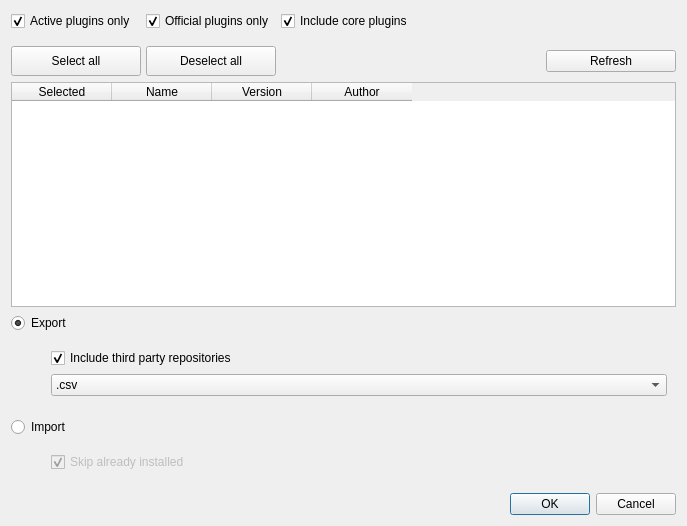
<?xml version="1.0" encoding="UTF-8"?>
<ui version="4.0">
 <class>PluginExporterDialogBase</class>
 <widget class="QDialog" name="PluginExporterDialogBase">
  <property name="geometry">
   <rect>
    <x>0</x>
    <y>0</y>
    <width>687</width>
    <height>526</height>
   </rect>
  </property>
  <property name="windowTitle">
   <string>Plugin Exporter</string>
  </property>
  <layout class="QGridLayout" name="gridLayout_3">
   <item row="3" column="0">
    <widget class="QWidget" name="widget_5" native="true">
     <layout class="QGridLayout" name="gridLayout_6">
      <property name="leftMargin">
       <number>40</number>
      </property>
      <item row="1" column="1">
       <widget class="QComboBox" name="combo_file_format">
        <item>
         <property name="text">
          <string>.csv</string>
         </property>
        </item>
        <item>
         <property name="text">
          <string>.json</string>
         </property>
        </item>
       </widget>
      </item>
      <item row="2" column="1">
       <widget class="QgsFileWidget" name="file_output_export">
        <property name="filter">
         <string>*.csv</string>
        </property>
        <property name="storageMode">
         <enum>QgsFileWidget::SaveFile</enum>
        </property>
       </widget>
      </item>
      <item row="0" column="1">
       <widget class="QCheckBox" name="chk_ext_repos">
        <property name="text">
         <string>Include third party repositories</string>
        </property>
        <property name="checked">
         <bool>true</bool>
        </property>
       </widget>
      </item>
     </layout>
    </widget>
   </item>
   <item row="11" column="0">
    <widget class="QDialogButtonBox" name="button_box">
     <property name="orientation">
      <enum>Qt::Horizontal</enum>
     </property>
     <property name="standardButtons">
      <set>QDialogButtonBox::Cancel|QDialogButtonBox::Ok</set>
     </property>
    </widget>
   </item>
   <item row="5" column="0">
    <widget class="QWidget" name="widget_6" native="true">
     <layout class="QGridLayout" name="gridLayout_2">
      <property name="leftMargin">
       <number>40</number>
      </property>
      <item row="1" column="0">
       <widget class="QgsFileWidget" name="file_input_import">
        <property name="enabled">
         <bool>false</bool>
        </property>
        <property name="filter">
         <string>*.csv;*.json</string>
        </property>
       </widget>
      </item>
      <item row="0" column="0">
       <widget class="QCheckBox" name="chk_skip_installed">
        <property name="enabled">
         <bool>false</bool>
        </property>
        <property name="text">
         <string>Skip already installed</string>
        </property>
        <property name="checked">
         <bool>true</bool>
        </property>
       </widget>
      </item>
     </layout>
    </widget>
   </item>
   <item row="1" column="0">
    <widget class="QTableWidget" name="table_plugins">
     <column>
      <property name="text">
       <string>Selected</string>
      </property>
     </column>
     <column>
      <property name="text">
       <string>Name</string>
      </property>
     </column>
     <column>
      <property name="text">
       <string>Version</string>
      </property>
     </column>
     <column>
      <property name="text">
       <string>Author</string>
      </property>
     </column>
    </widget>
   </item>
   <item row="4" column="0">
    <widget class="QRadioButton" name="rd_import">
     <property name="text">
      <string>Import</string>
     </property>
    </widget>
   </item>
   <item row="0" column="0">
    <widget class="QWidget" name="widget_2" native="true">
     <layout class="QGridLayout" name="gridLayout">
      <property name="leftMargin">
       <number>0</number>
      </property>
      <property name="topMargin">
       <number>0</number>
      </property>
      <property name="rightMargin">
       <number>0</number>
      </property>
      <property name="bottomMargin">
       <number>0</number>
      </property>
      <property name="horizontalSpacing">
       <number>5</number>
      </property>
      <property name="verticalSpacing">
       <number>15</number>
      </property>
      <item row="1" column="2">
       <spacer name="horizontalSpacer">
        <property name="orientation">
         <enum>Qt::Horizontal</enum>
        </property>
        <property name="sizeType">
         <enum>QSizePolicy::Expanding</enum>
        </property>
        <property name="sizeHint" stdset="0">
         <size>
          <width>90</width>
          <height>20</height>
         </size>
        </property>
       </spacer>
      </item>
      <item row="1" column="0">
       <widget class="QPushButton" name="btn_select_all">
        <property name="minimumSize">
         <size>
          <width>130</width>
          <height>30</height>
         </size>
        </property>
        <property name="maximumSize">
         <size>
          <width>130</width>
          <height>30</height>
         </size>
        </property>
        <property name="text">
         <string>Select all</string>
        </property>
       </widget>
      </item>
      <item row="1" column="3">
       <widget class="QPushButton" name="btn_refresh">
        <property name="minimumSize">
         <size>
          <width>130</width>
          <height>0</height>
         </size>
        </property>
        <property name="maximumSize">
         <size>
          <width>130</width>
          <height>16777215</height>
         </size>
        </property>
        <property name="text">
         <string>Refresh</string>
        </property>
       </widget>
      </item>
      <item row="1" column="1">
       <widget class="QPushButton" name="btn_deselect_all">
        <property name="minimumSize">
         <size>
          <width>130</width>
          <height>30</height>
         </size>
        </property>
        <property name="maximumSize">
         <size>
          <width>130</width>
          <height>30</height>
         </size>
        </property>
        <property name="text">
         <string>Deselect all</string>
        </property>
       </widget>
      </item>
      <item row="0" column="0">
       <widget class="QCheckBox" name="chk_active_plugins">
        <property name="layoutDirection">
         <enum>Qt::LeftToRight</enum>
        </property>
        <property name="text">
         <string>Active plugins only</string>
        </property>
        <property name="checked">
         <bool>true</bool>
        </property>
       </widget>
      </item>
      <item row="0" column="1">
       <widget class="QCheckBox" name="chk_official_plugins">
        <property name="text">
         <string>Official plugins only</string>
        </property>
        <property name="checked">
         <bool>true</bool>
        </property>
       </widget>
      </item>
      <item row="0" column="2">
       <widget class="QCheckBox" name="chk_core_plugins">
        <property name="text">
         <string>Include core plugins</string>
        </property>
        <property name="checked">
         <bool>true</bool>
        </property>
       </widget>
      </item>
     </layout>
    </widget>
   </item>
   <item row="2" column="0">
    <widget class="QRadioButton" name="rd_export">
     <property name="text">
      <string>Export</string>
     </property>
     <property name="checked">
      <bool>true</bool>
     </property>
    </widget>
   </item>
  </layout>
 </widget>
 <customwidgets>
  <customwidget>
   <class>QgsFileWidget</class>
   <extends>QWidget</extends>
   <header>qgsfilewidget.h</header>
  </customwidget>
 </customwidgets>
 <resources/>
 <connections>
  <connection>
   <sender>button_box</sender>
   <signal>accepted()</signal>
   <receiver>PluginExporterDialogBase</receiver>
   <slot>accept()</slot>
   <hints>
    <hint type="sourcelabel">
     <x>20</x>
     <y>20</y>
    </hint>
    <hint type="destinationlabel">
     <x>20</x>
     <y>20</y>
    </hint>
   </hints>
  </connection>
  <connection>
   <sender>button_box</sender>
   <signal>rejected()</signal>
   <receiver>PluginExporterDialogBase</receiver>
   <slot>reject()</slot>
   <hints>
    <hint type="sourcelabel">
     <x>20</x>
     <y>20</y>
    </hint>
    <hint type="destinationlabel">
     <x>20</x>
     <y>20</y>
    </hint>
   </hints>
  </connection>
 </connections>
</ui>
